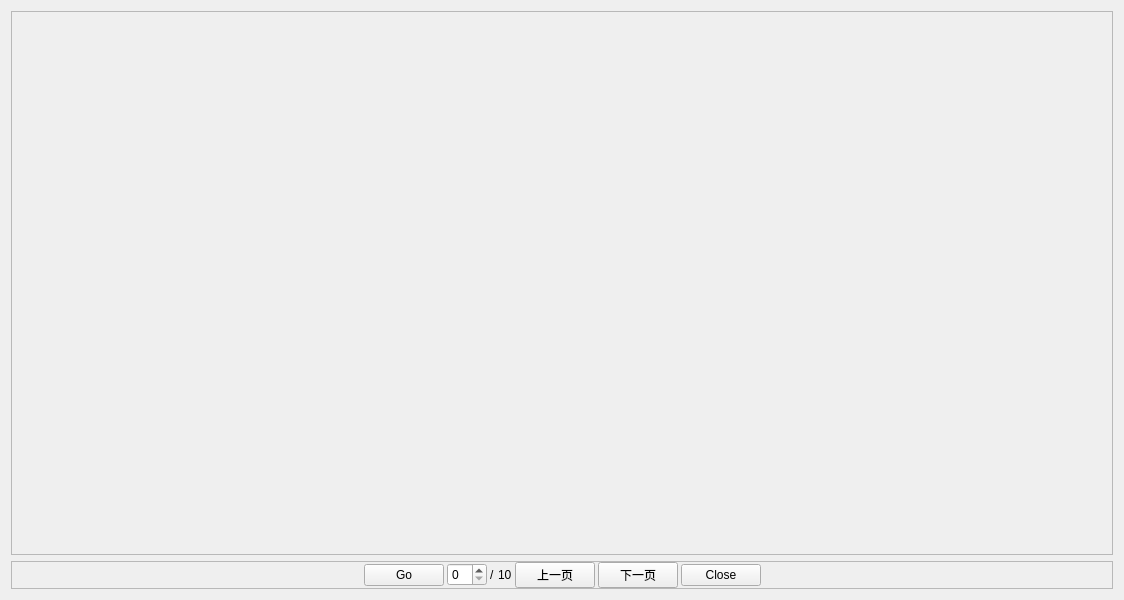
<?xml version="1.0" encoding="UTF-8"?>
<ui version="4.0">
 <class>MyPicList</class>
 <widget class="QWidget" name="MyPicList">
  <property name="geometry">
   <rect>
    <x>0</x>
    <y>0</y>
    <width>1124</width>
    <height>600</height>
   </rect>
  </property>
  <property name="windowTitle">
   <string>Form</string>
  </property>
  <layout class="QVBoxLayout" name="verticalLayout">
   <item>
    <widget class="MyScrollArea" name="scrollArea">
     <property name="widgetResizable">
      <bool>true</bool>
     </property>
     <property name="alignment">
      <set>Qt::AlignHCenter|Qt::AlignTop</set>
     </property>
     <widget class="QWidget" name="scrollAreaWidgetContents">
      <property name="geometry">
       <rect>
        <x>0</x>
        <y>0</y>
        <width>1104</width>
        <height>549</height>
       </rect>
      </property>
      <layout class="QHBoxLayout" name="picListLayout">
       <property name="leftMargin">
        <number>0</number>
       </property>
       <property name="topMargin">
        <number>0</number>
       </property>
       <property name="rightMargin">
        <number>0</number>
       </property>
       <property name="bottomMargin">
        <number>0</number>
       </property>
       <item>
        <spacer name="horizontalSpacer">
         <property name="orientation">
          <enum>Qt::Horizontal</enum>
         </property>
         <property name="sizeHint" stdset="0">
          <size>
           <width>40</width>
           <height>20</height>
          </size>
         </property>
        </spacer>
       </item>
      </layout>
     </widget>
    </widget>
   </item>
   <item>
    <widget class="QFrame" name="frame">
     <property name="minimumSize">
      <size>
       <width>10</width>
       <height>10</height>
      </size>
     </property>
     <property name="frameShape">
      <enum>QFrame::StyledPanel</enum>
     </property>
     <property name="frameShadow">
      <enum>QFrame::Raised</enum>
     </property>
     <layout class="QHBoxLayout" name="horizontalLayout_2">
      <property name="spacing">
       <number>3</number>
      </property>
      <property name="leftMargin">
       <number>0</number>
      </property>
      <property name="topMargin">
       <number>0</number>
      </property>
      <property name="rightMargin">
       <number>0</number>
      </property>
      <property name="bottomMargin">
       <number>0</number>
      </property>
      <item>
       <spacer name="horizontalSpacer_2">
        <property name="orientation">
         <enum>Qt::Horizontal</enum>
        </property>
        <property name="sizeHint" stdset="0">
         <size>
          <width>40</width>
          <height>20</height>
         </size>
        </property>
       </spacer>
      </item>
      <item>
       <widget class="QPushButton" name="goBtn">
        <property name="sizePolicy">
         <sizepolicy hsizetype="Preferred" vsizetype="Fixed">
          <horstretch>0</horstretch>
          <verstretch>0</verstretch>
         </sizepolicy>
        </property>
        <property name="text">
         <string>Go</string>
        </property>
       </widget>
      </item>
      <item>
       <layout class="QHBoxLayout" name="horizontalLayout">
        <item>
         <widget class="QSpinBox" name="curPage">
          <property name="sizePolicy">
           <sizepolicy hsizetype="Fixed" vsizetype="Fixed">
            <horstretch>0</horstretch>
            <verstretch>0</verstretch>
           </sizepolicy>
          </property>
          <property name="maximumSize">
           <size>
            <width>40</width>
            <height>16777215</height>
           </size>
          </property>
         </widget>
        </item>
        <item>
         <widget class="QLabel" name="label_2">
          <property name="sizePolicy">
           <sizepolicy hsizetype="Fixed" vsizetype="Preferred">
            <horstretch>0</horstretch>
            <verstretch>0</verstretch>
           </sizepolicy>
          </property>
          <property name="maximumSize">
           <size>
            <width>5</width>
            <height>16777215</height>
           </size>
          </property>
          <property name="text">
           <string>/</string>
          </property>
         </widget>
        </item>
        <item>
         <widget class="QLabel" name="totalPage">
          <property name="maximumSize">
           <size>
            <width>30</width>
            <height>16777215</height>
           </size>
          </property>
          <property name="text">
           <string>10</string>
          </property>
         </widget>
        </item>
       </layout>
      </item>
      <item>
       <widget class="QPushButton" name="PageUpBtn">
        <property name="sizePolicy">
         <sizepolicy hsizetype="Fixed" vsizetype="Fixed">
          <horstretch>0</horstretch>
          <verstretch>0</verstretch>
         </sizepolicy>
        </property>
        <property name="text">
         <string>上一页</string>
        </property>
       </widget>
      </item>
      <item>
       <widget class="QPushButton" name="PageDownBtn">
        <property name="sizePolicy">
         <sizepolicy hsizetype="Fixed" vsizetype="Fixed">
          <horstretch>0</horstretch>
          <verstretch>0</verstretch>
         </sizepolicy>
        </property>
        <property name="text">
         <string>下一页</string>
        </property>
       </widget>
      </item>
      <item>
       <widget class="QPushButton" name="pushButton">
        <property name="sizePolicy">
         <sizepolicy hsizetype="Fixed" vsizetype="Fixed">
          <horstretch>0</horstretch>
          <verstretch>0</verstretch>
         </sizepolicy>
        </property>
        <property name="text">
         <string>Close</string>
        </property>
       </widget>
      </item>
      <item>
       <spacer name="horizontalSpacer_3">
        <property name="orientation">
         <enum>Qt::Horizontal</enum>
        </property>
        <property name="sizeHint" stdset="0">
         <size>
          <width>40</width>
          <height>20</height>
         </size>
        </property>
       </spacer>
      </item>
     </layout>
    </widget>
   </item>
  </layout>
 </widget>
 <customwidgets>
  <customwidget>
   <class>MyScrollArea</class>
   <extends>QScrollArea</extends>
   <header>myscrollarea.h</header>
   <container>1</container>
  </customwidget>
 </customwidgets>
 <resources/>
 <connections>
  <connection>
   <sender>pushButton</sender>
   <signal>clicked()</signal>
   <receiver>MyPicList</receiver>
   <slot>close()</slot>
   <hints>
    <hint type="sourcelabel">
     <x>1070</x>
     <y>76</y>
    </hint>
    <hint type="destinationlabel">
     <x>1048</x>
     <y>3</y>
    </hint>
   </hints>
  </connection>
 </connections>
 <slots>
  <slot>slot1()</slot>
 </slots>
</ui>
